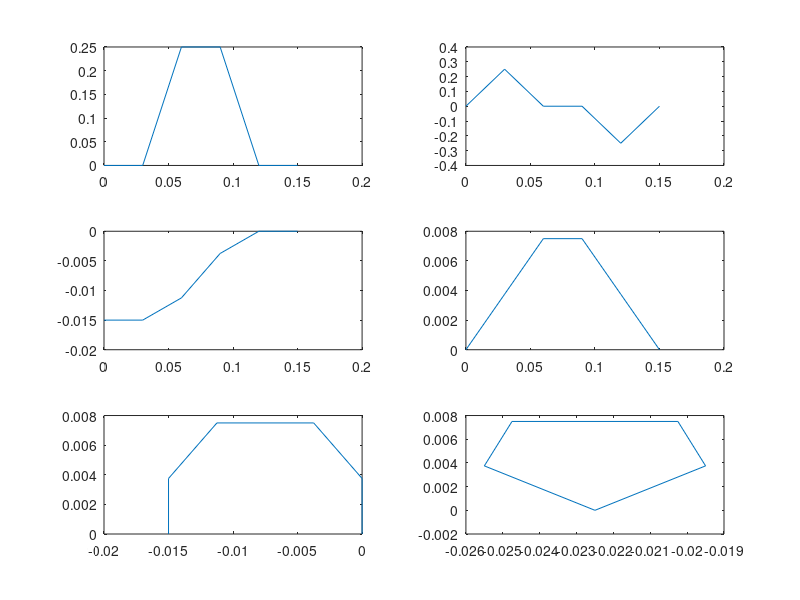

The MATLAB script that drew this image: (Note: this script raises an error after producing the figure.)
clc, clear, close all;
%% INITIAL DATA
% Links
l1=.050;
l2=.050;

b = 0.5;

% Average velocity of foot tip in swing phase (0.1)
u = .1; 

% Desired velocity of COG (m/sec)
v = (1-b)/b*u;

% Angular velocity of COG
w = 0; 

% Distance of foot tip to COG or center of rotation
R = 0.05;

% Average swing velocity of the leg wrt the body
% u = (b/(1-b))*v;

% Average swing velocity of the leg wrt the ground
u_b = v/(1-b);

% Stride Length (COG displacement in one cycle time)
L=.03;

% Cycle Period
T = L/v;
% Transfering time
Tt = (1-b)*T;
% Support time
Ts = b*T;

%% GAIT GENERATION
p(1)=0; % Kinematic phase of leg 1
p(2)=p(1)+1/2; % Kinematic phase of leg 2
p(3)=p(1)+b; % Kinematic phase of leg 3
p(4)=p(2)+b; % Kinematic phase of leg 4

% Get size of p
m = size(p);

% Number of legs
n = m(2);

for j=1:n
    for i=1:n
        if p(i)>=1
            p(i)=p(i)-1;
        end
    end
    j=j+1;
end
p

%% POSITIONAL FOOT TRAJECTORY PLANNING
%TransferRing time is divided to 5 equal extents. Such a selection is completely
%arbitrary.
t0=0;
t1=Tt/5;
t2=2*t1;
t3=Tt-t2;
t4=Tt-t1;
t5=Tt;

Ttt=[t0,t1,t2,t3,t4,t5];

% Everything w.r.t ground frame
% Maximum leg transferring speed.
xdotmaxf_g=2*(t5-t0)*u/((t4-t1)+(t3-t2)); 
% this is the average velocity divided by the surface are under the velocity graph. 

 % Arbitrary.
zdotmaxf_g=xdotmaxf_g;

xdotf_g=[0,0,xdotmaxf_g,xdotmaxf_g,0,0];

for i=1:n
    xf_g(i,1)=-L/2;
    xf_g(i,2)=xf_g(i,1)+0;
    xf_g(i,3)=xf_g(i,2)+(t2-t1)*xdotmaxf_g/2;
    xf_g(i,4)=xf_g(i,3)+(t3-t2)*xdotmaxf_g;
    xf_g(i,5)=xf_g(i,4)+(t4-t3)*xdotmaxf_g/2;
    xf_g(i,6)=xf_g(i,5)+0;
end

zdotf_g=[0,zdotmaxf_g,0,0,-zdotmaxf_g,0];

for i=1:n
    zf_g(i,1)=0;
    zf_g(i,2)=zf_g(i,1)+(t1-t0)*zdotmaxf_g/2;
    zf_g(i,3)=zf_g(i,2)+(t2-t1)*zdotmaxf_g/2;
    zf_g(i,4)=zf_g(i,3)+0;
    zf_g(i,5)=zf_g(i,4)-(t4-t3)*zdotmaxf_g/2;
    zf_g(i,6)=zf_g(i,5)-(t5-t4)*zdotmaxf_g/2;
end

%%%%%%%% Now it's the time to change our cooridinte system properly
%Leg number 4:
% Height of the robot (m). Knees at 45 degrees and l1 = l2, therefore
% 2*length*cos(45)
h=2*l1*cos(pi/2);
% Distance between the foot tip and hip joint from top view, 0 b/c they're
% inline
D=0; 

% Not necessary to change because it D = 0
alphaH = zeros(1, 6);

%% Unsure about these
xb_g(1,1)=-((1-b)/2)*L-D*cos(alphaH(1)); % frame b is a frame attached to the hip joint whose
xb_g(2,1)=-((1-b)/2)*L-D*cos(alphaH(2));
xb_g(3,1)=((1-b)/2)*L; % two in front, two in back
xb_g(4,1)=((1-b)/2)*L;

% x axis is parallel to the x axis of frame g (Gi).
zb_g(1,1)=h;
zb_g(2,1)=h;
zb_g(3,1)=h;
zb_g(4,1)=h;
zb_g(5,1)=h;
zb_g(6,1)=h;

dt=Tt/5;
xdotb_g=v;
zdotb_g=0;

for i=1:n
    for t=1:5 % 5 is because of time dividing to 5 equal extents.
        xb_g(i,t+1)=xb_g(i,t)+xdotb_g*dt;
        zb_g(i,t+1)=zb_g(i,t)+zdotb_g*dt;
    end
    for t=1:6
        xf_b(i,t)=xf_g(i,t)-xb_g(i,t);
        zf_b(i,t)=zf_g(i,t)-zb_g(i,t);
    end
end

% ****xf_b(t) and zf_b(t) ARE THE SAME FOR ALL LEGS i=1,2,...,4. But yf_b
% differs as follow. For each leg, yf_b is the same for all t. 
yf_b=zeros(1,4);

for i=1:n % this is becaus of 4 legs
    for j=1:6 % this is because we have divided out T to 6 dt.
        xf_H(i,j)=[cos(alphaH(i)),-sin(alphaH(i)),0]*[xf_b(i,j);yf_b(i);zf_b(i,j)];
        yf_H(i,j)=[sin(alphaH(i)),cos(alphaH(i)),0]*[xf_b(i,j);yf_b(i);zf_b(i,j)];
        zf_H(i,j)=zf_b(i,j);
    end
end
xf_H
yf_H
zf_H
xf_b
yf_b
zf_b
xb_g
%% ----------------------- *** PLOT  DATA *** ---------------------%%
subplot(3,2,1)
plot(Ttt,xdotf_g)
subplot(3,2,2)
plot(Ttt,zdotf_g)

subplot(3,2,3)
plot(Ttt,xf_g(4,:))
subplot(3,2,4)
plot(Ttt,zf_g(4,:))

subplot(3,2,5)
plot(xf_g(4,:),zf_g(4,:))

subplot(3,2,6)
plot(xf_b(4,:),zf_b(4,:))

%% ---------------------------INVERSE KINEMATICS------------------------%%
% Alpha0=0; %hip joint in the home postion
% Beta0=atan(h/l2); %Knee joint in the home postion
for i=1:4 % for all 6 legs
    for j=1:6 % time discrete
        l3(i,j) = sqrt(zf_H(i,j)^2+xf_H(i,j)^2);
        hip(i,j) = acos((l1^2+l2^2-l3(i,j)^2)/(2*l1*l2));
        knee(i, j) = atan2(xf_H(i,j), zf_H(i,j)) - acos((l1^2+l3(i,j)^2-l2^2)/(2*l1*l3(i,j)^2));
    end
end
A=hip*180/pi
B=knee*180/pi
Ttt

%% VELOCITY FOOT TRAJECTORY PLANNING
ydotf_b=0;
for t=1:6
    xdotf_b(t)=xdotf_g(t)-xdotb_g;
    zdotf_b(t)=zdotf_g(t)-zdotb_g;
end
for i=1:n
    for j=1:6
        xdotf_H(i,j)=[cos(alphaH(i)),-sin(alphaH(i)),0]*[xdotf_b(j);ydotf_b;zdotf_b(j)];
        ydotf_H(i,j)=[sin(alphaH(i)),cos(alphaH(i)),0]*[xdotf_b(j);ydotf_b;zdotf_b(j)];
        zdotf_H(i,j)=zdotf_b(j);
    end
end

S = [0 0 0 0 0 1; -l1*cos(pi/4) -l1*sin(pi/4) 0 0 0 1]';

for j = 1:6
    for i = 1:n
        theta1=hip(i,j);
        theta2=knee(i,j);
        q = [theta1, theta2];
        J = jacob0(S,q);
        Thetadot(i,j,:)=pinv(J')*[xdotf_H(i,j); zdotf_H(i,j)]; % [xdotf_H(i,j);ydotf_H(i,j);zdotf_H(i,j)]; removed ydot since it doesn't change
    end
end

Thetadot
xdotb_g
zdotb_g
xdotf_H
ydotf_H
zdotf_H

%% End

t = 1:6;


% Continuous and smooth trajectory between the individual points
for i = 1:4
    for j = 1:5
        knee_params.q = [hip(i,j) hip(i,j+1)]; % how to do knee
        knee_params.v = [Thetadot(i,j,1), Thetadot(i,j+1,1)];
        knee_params.t = [t(j), t(j+1)];
        knee_params.dt = 0.1;
        type = "cubic";
        kneetraj = make_trajectory(type, knee_params);
        kneeq(i, j, :) = kneetraj.q;
        kneev(i, j, :) = kneetraj.v;
        kneetraj_t(i, j, :) = kneetraj.t;

        hip_params.q = [hip(i,j) hip(i,j+1)]; % how to do knee
        hip_params.v = [Thetadot(i,j,2), Thetadot(i,j+1,2)];
        hip_params.t = [t(j), t(j+1)];
        hip_params.dt = 0.1;
        hiptraj = make_trajectory(type, knee_params);
        hipq(i, j, :) = hiptraj.q;
        hipv(i, j,:) = hiptraj.v;
        hiptraj_t(i, j, :) = hiptraj.t;
    end
end
